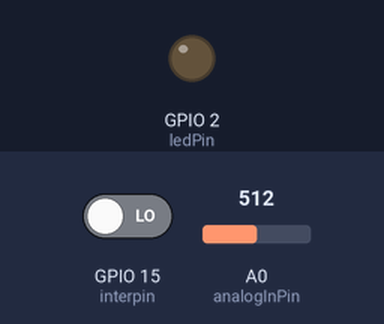
A sketch run on a simulated ESP8266 (NodeMCU). Shown: output pins drawn as LEDs (lit = HIGH). The inputs (shaded band) are chosen by the test bench; at power-on: GPIO 15 (interpin) LOW, A0 (analogInPin) = 512. WiFi joins after 1.5 s; servers stay silent unless stated; what the sketch prints to the serial monitor is not drawn.

Above: at 2.7 s.
2.8 s: GPIO 15 (interpin) driven HIGH
At 3.6 s:
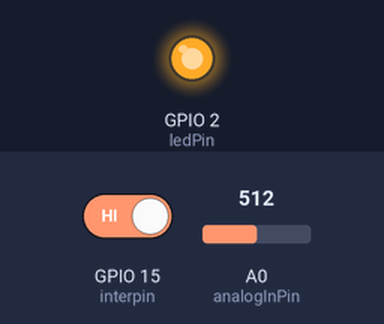
Timing chart, 0 to 5.8 s (numbered marks = the images above; inputs shaded):
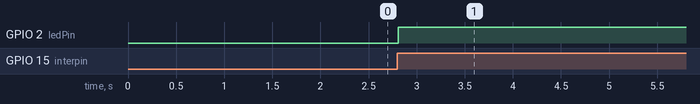

Measured:
- after the input at 2.8 s, GPIO 2 (ledPin): LOW → HIGH at once

The sketch:

detect_blingbling.ino
```cpp
#include <ESP8266WiFi.h>

#include <WiFiUdp.h>
IPAddress local_IP;
IPAddress local_subnet;
IPAddress local_broadcast;

const int ledPin =  LED_BUILTIN;// the number of the LED pin
const int interpin = 15;

// Variables will change:
volatile int ledState = LOW;             // ledState used to set the LED

// Generally, you should use "unsigned long" for variables that hold time
// The value will quickly become too large for an int to store
volatile unsigned long previousMillis = 0;        // will store last time LED was updated
volatile unsigned long currentMillis;
// constants won't change:
const long interval = 100;

char ssid[] = "telenet-1EF5AC8";
char pass[] = "fGawcczenan6"; //Password of your Wi-Fi router

volatile uint8_t m = 1;
WiFiUDP Udp;
char  replyPacket[] = "b";
char  brightPacket[] = "B ";

volatile int ISR_Fired=0;


volatile unsigned long ISRpreviousMillis = 0;        // will store last time LED was updated
volatile unsigned long ISRcurrentMillis;
#line 47 "/home/jg/Arduino/Bytelights/detect_blingbling/detect_blingbling.ino"
void connectAP();
#line 81 "/home/jg/Arduino/Bytelights/detect_blingbling/detect_blingbling.ino"
void setup();
#line 94 "/home/jg/Arduino/Bytelights/detect_blingbling/detect_blingbling.ino"
void loop();
#line 34 "/home/jg/Arduino/Bytelights/detect_blingbling/detect_blingbling.ino"
void ICACHE_RAM_ATTR interpinSR(){

  if(ISR_Fired) return;

  ISRcurrentMillis = millis();
  if (ISRcurrentMillis - ISRpreviousMillis >= 200) {
      ISR_Fired = 1;
      ISRpreviousMillis = currentMillis;
  detachInterrupt(digitalPinToInterrupt(interpin));

  }
}

void connectAP(){
  Serial.println();
  Serial.println();
  Serial.print("Connecting to...");
  Serial.println(ssid);
  WiFi.begin(ssid, pass);
  while (WiFi.status() != WL_CONNECTED) {
    delay(500);
    Serial.print(".");
  }
  local_IP=WiFi.localIP();
  local_subnet=WiFi.subnetMask();

  local_broadcast = local_IP;
  local_broadcast[0] = local_broadcast[0]&local_subnet[0];
  local_broadcast[1] = local_broadcast[1]&local_subnet[1];
  local_broadcast[2] = local_broadcast[2]&local_subnet[2];
  local_broadcast[3] = ~(local_broadcast[3]&local_subnet[3]);


  Serial.println("");
  Serial.println("Wi-Fi connected successfully");
  Serial.println("IP address: ");
  Serial.println(local_IP);
  Serial.println(local_subnet);
  Serial.println(local_broadcast);


}

const int analogInPin = A0;


void setup() {
  // put your setup code here, to run once:
  Serial.begin(115200);
  pinMode(LED_BUILTIN, OUTPUT); pinMode(interpin, INPUT);
  connectAP();
  attachInterrupt(digitalPinToInterrupt(interpin),interpinSR,RISING);

}


char old_analog_val = 0;


void loop() {
  // put your main code here, to run repeatedly:
  //
  delay(100);
  char packetBuffer[2];
  //Serial.print('t');
  currentMillis = millis();
  memset(packetBuffer, 0, 1);
  char sensorValue = 0;

  if(ISR_Fired){
     if (ledState == LOW) {
        ledState = HIGH;
     } else {
        ledState = LOW;
     }
     digitalWrite(ledPin, ledState);
     Udp.beginPacket(local_broadcast, 1234);
     Udp.write(replyPacket);
     Udp.endPacket();
     ISR_Fired=0;
     attachInterrupt(digitalPinToInterrupt(interpin),interpinSR,RISING);
  }

  if (currentMillis - previousMillis >= interval) {

    // save the last time you blinked the LED
    previousMillis = currentMillis;
// Udp.beginPacket(broadcast, 1234); //NTP requests are to port 123
  //Serial.println("4");
 // EthernetUdp.write(packetBuffer, 1);
  //Serial.println("5");
 // EthernetUdp.endPacket();

    sensorValue = analogRead(analogInPin)>>2;

    if(old_analog_val!=sensorValue){
      Serial.println("B pack");
      packetBuffer[0] = 'B';
      packetBuffer[1] = sensorValue;
      Udp.beginPacket(local_broadcast, 1234);
      Udp.write(packetBuffer);
      Udp.endPacket();
      old_analog_val=sensorValue;
     }

    /*Serial.println(sensorValue);
    Serial.println(ISR_Fired);
    */
    // if the LED is off turn it on and vice-versa:
    // set the LED with the ledState of the variable:
    int s = WiFi.status();
    if( (s == WL_DISCONNECTED) || (s == WL_CONNECTION_LOST) ){
     // WiFi.stop();

      connectAP();
     }
  }
}
```

detect_blingbling.ino.cpp
```cpp
#include <Arduino.h>
#line 1 "/home/jg/Arduino/Bytelights/detect_blingbling/detect_blingbling.ino"
#include <ESP8266WiFi.h>

#include <WiFiUdp.h>
IPAddress local_IP;
IPAddress local_subnet;
IPAddress local_broadcast;

const int ledPin =  LED_BUILTIN;// the number of the LED pin
const int interpin = 15;

// Variables will change:
volatile int ledState = LOW;             // ledState used to set the LED

// Generally, you should use "unsigned long" for variables that hold time
// The value will quickly become too large for an int to store
volatile unsigned long previousMillis = 0;        // will store last time LED was updated
volatile unsigned long currentMillis;
// constants won't change:
const long interval = 100;

char ssid[] = "telenet-1EF5AC8";
char pass[] = "fGawcczenan6"; //Password of your Wi-Fi router

volatile uint8_t m = 1;
WiFiUDP Udp;
char  replyPacket[] = "b";
char  brightPacket[] = "B ";

volatile int ISR_Fired=0;


volatile unsigned long ISRpreviousMillis = 0;        // will store last time LED was updated
volatile unsigned long ISRcurrentMillis;
#line 47 "/home/jg/Arduino/Bytelights/detect_blingbling/detect_blingbling.ino"
void connectAP();
#line 81 "/home/jg/Arduino/Bytelights/detect_blingbling/detect_blingbling.ino"
void setup();
#line 94 "/home/jg/Arduino/Bytelights/detect_blingbling/detect_blingbling.ino"
void loop();
#line 34 "/home/jg/Arduino/Bytelights/detect_blingbling/detect_blingbling.ino"
void ICACHE_RAM_ATTR interpinSR(){

  if(ISR_Fired) return;

  ISRcurrentMillis = millis();
  if (ISRcurrentMillis - ISRpreviousMillis >= 200) {
      ISR_Fired = 1;
      ISRpreviousMillis = currentMillis;
  detachInterrupt(digitalPinToInterrupt(interpin));

  }
}

void connectAP(){
  Serial.println();
  Serial.println();
  Serial.print("Connecting to...");
  Serial.println(ssid);
  WiFi.begin(ssid, pass);
  while (WiFi.status() != WL_CONNECTED) {
    delay(500);
    Serial.print(".");
  }
  local_IP=WiFi.localIP();
  local_subnet=WiFi.subnetMask();

  local_broadcast = local_IP;
  local_broadcast[0] = local_broadcast[0]&local_subnet[0];
  local_broadcast[1] = local_broadcast[1]&local_subnet[1];
  local_broadcast[2] = local_broadcast[2]&local_subnet[2];
  local_broadcast[3] = ~(local_broadcast[3]&local_subnet[3]);


  Serial.println("");
  Serial.println("Wi-Fi connected successfully");
  Serial.println("IP address: ");
  Serial.println(local_IP);
  Serial.println(local_subnet);
  Serial.println(local_broadcast);


}

const int analogInPin = A0;


void setup() {
  // put your setup code here, to run once:
  Serial.begin(115200);
  pinMode(LED_BUILTIN, OUTPUT); pinMode(interpin, INPUT);
  connectAP();
  attachInterrupt(digitalPinToInterrupt(interpin),interpinSR,RISING);

}


char old_analog_val = 0;


void loop() {
  // put your main code here, to run repeatedly:
  //
  delay(100);
  char packetBuffer[2];
  //Serial.print('t');
  currentMillis = millis();
  memset(packetBuffer, 0, 1);
  char sensorValue = 0;

  if(ISR_Fired){
     if (ledState == LOW) {
        ledState = HIGH;
     } else {
        ledState = LOW;
     }
     digitalWrite(ledPin, ledState);
     Udp.beginPacket(local_broadcast, 1234);
     Udp.write(replyPacket);
     Udp.endPacket();
     ISR_Fired=0;
     attachInterrupt(digitalPinToInterrupt(interpin),interpinSR,RISING);
  }

  if (currentMillis - previousMillis >= interval) {

    // save the last time you blinked the LED
    previousMillis = currentMillis;
// Udp.beginPacket(broadcast, 1234); //NTP requests are to port 123
  //Serial.println("4");
 // EthernetUdp.write(packetBuffer, 1);
  //Serial.println("5");
 // EthernetUdp.endPacket();

    sensorValue = analogRead(analogInPin)>>2;

    if(old_analog_val!=sensorValue){
      Serial.println("B pack");
      packetBuffer[0] = 'B';
      packetBuffer[1] = sensorValue;
      Udp.beginPacket(local_broadcast, 1234);
      Udp.write(packetBuffer);
      Udp.endPacket();
      old_analog_val=sensorValue;
     }

    /*Serial.println(sensorValue);
    Serial.println(ISR_Fired);
    */
    // if the LED is off turn it on and vice-versa:
    // set the LED with the ledState of the variable:
    int s = WiFi.status();
    if( (s == WL_DISCONNECTED) || (s == WL_CONNECTION_LOST) ){
     // WiFi.stop();

      connectAP();
     }
  }
}
```
